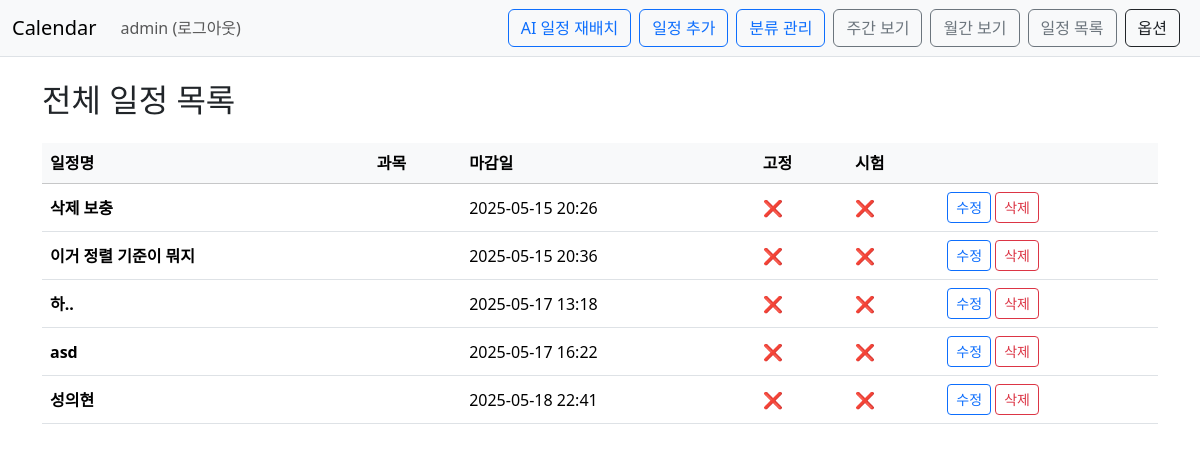
The page /calendar/schedule/list/ (signed in) on the database as committed earlier.
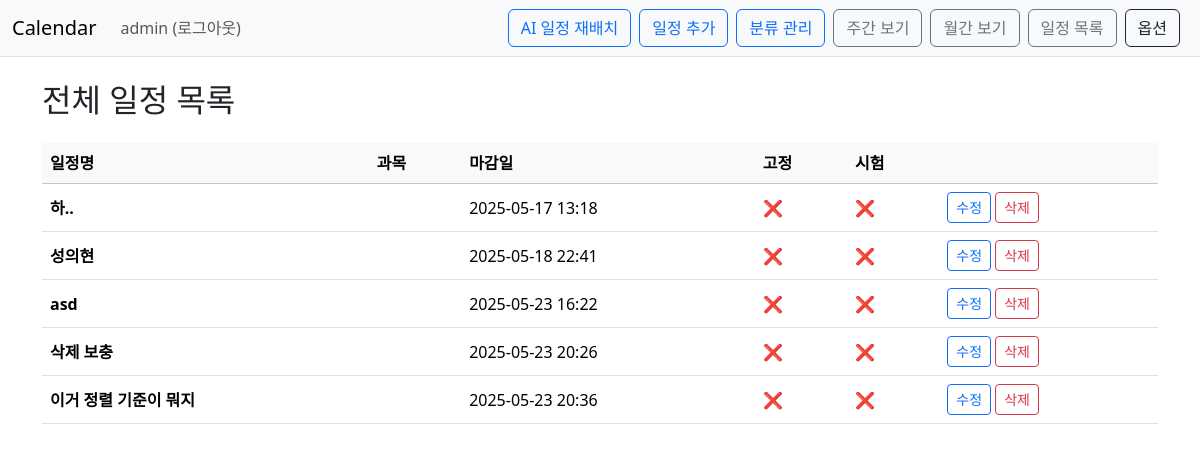
The same page on the database as committed later.
### Calendar/models.py (models this page shows, shortened)
class Schedule(models.Model):
    owner=models.ForeignKey(User, on_delete=models.CASCADE)
    task_name=models.CharField(max_length=50)
    duration_minutes=models.IntegerField(null=True, blank=True)
    difficulty=models.IntegerField(null=True, blank=True)
    importance=models.IntegerField(null=True, blank=True)
    task_type = models.ForeignKey('ScheduleType', null=True, blank=True, on_delete=models.SET_NULL)
    subject=models.CharField(max_length=50, blank=True)
    is_exam_task=models.BooleanField(default=False)
    deadline=models.DateTimeField(null=True ,blank=True)
    start_time=models.DateTimeField(null=True ,blank=True)
    end_time=models.DateTimeField(null=True ,blank=True)
    is_fixed=models.BooleanField(default=False)
    exam=models.ForeignKey('self',default=None, on_delete=models.SET_DEFAULT, null=True ,blank=True)
    color = models.CharField(max_length=7, blank=True, default='#6c8df5')
    is_done = models.BooleanField(default=False)

### Calendar/views.py (the view)
# urls.py: path('schedule/list/', views.schedule_list, name='schedule_list'),
@login_required(login_url='common:login')
def schedule_list(request):
    schedules = Schedule.objects.filter(owner=request.user).order_by('deadline')
    return render(request, 'calendar/schedule_list_page.html', {'schedules': schedules})

### templates/calendar/schedule_list_page.html
{% extends 'base.html' %}
{% block content %}
<div class="container py-4">
  <h2 class="mb-4">전체 일정 목록</h2>
  <table class="table table-hover align-middle">
    <thead class="table-light">
      <tr>
        <th>일정명</th>
        <th>과목</th>
        <th>마감일</th>
        <th>고정</th>
        <th>시험</th>
        <th></th>
      </tr>
    </thead>
    <tbody>
      {% for item in schedules %}
      <tr>
        <td class="fw-bold">{{ item.task_name }}</td>
        <td>{{ item.subject }}</td>
        <td>{{ item.deadline|date:"Y-m-d H:i" }}</td>
        <td>{{ item.is_fixed|yesno:"✅,❌" }}</td>
        <td>{{ item.is_exam_task|yesno:"📘,❌" }}</td>
        <td>
          <a href="{% url 'calendar:schedule_edit' item.id %}?next={{ request.get_full_path }}" class="btn btn-sm btn-outline-primary">수정</a>
          <a href="{% url 'calendar:schedule_delete' item.id %}" class="btn btn-sm btn-outline-danger">삭제</a>
        </td>
      </tr>
      {% empty %}
      <tr><td colspan="6" class="text-center text-muted">등록된 일정이 없습니다.</td></tr>
      {% endfor %}
    </tbody>
  </table>
</div>
{% endblock %}

Rows that differ between the two databases and show on the page:
shown differently, row unchanged: Schedule (number 1 of 5 on the later page): moves up the list
changed Schedule "성의현": moves up the list
changed Schedule "asd": deadline "2025-05-17 16:22" → "2025-05-23 16:22"; moves up the list
changed Schedule "삭제 보충": deadline "2025-05-15 20:26" → "2025-05-23 20:26"
changed Schedule "이거 정렬 기준이 뭐지": deadline "2025-05-15 20:36" → "2025-05-23 20:36"
